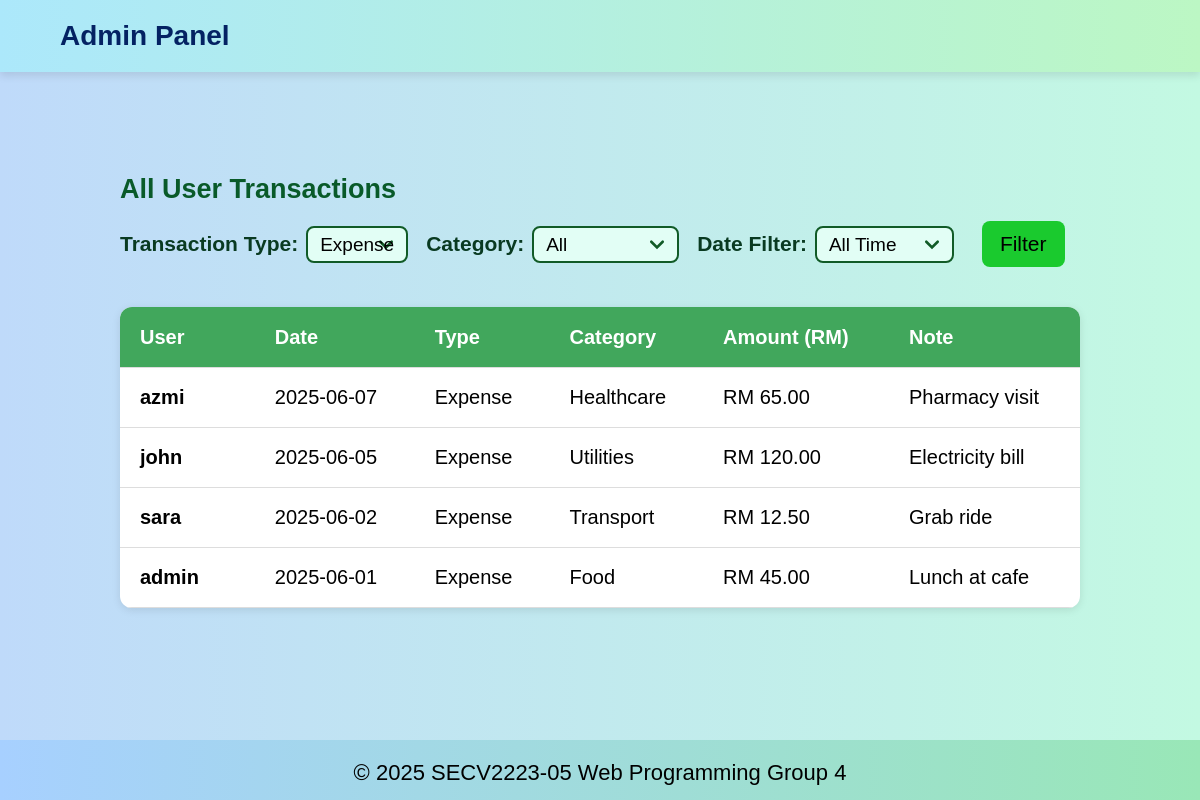
The app's page /admin_overview.php?type=expense (signed in) with its own data.
### tables this page shows
CREATE TABLE IF NOT EXISTS transactions (
    transaction_id INT AUTO_INCREMENT PRIMARY KEY,
    user_id INT NOT NULL,
    category_id INT NOT NULL,
    type ENUM('income', 'expense') NOT NULL,
    amount DECIMAL(10,2) NOT NULL,
    note TEXT,
    date DATE,
    FOREIGN KEY (user_id) REFERENCES users(user_id) ON DELETE CASCADE,
    FOREIGN KEY (category_id) REFERENCES categories(category_id) ON DELETE CASCADE
);

CREATE TABLE IF NOT EXISTS users (
    user_id INT AUTO_INCREMENT PRIMARY KEY,
    username VARCHAR(100) NOT NULL,
    email VARCHAR(100) NOT NULL UNIQUE,
    password VARCHAR(255) NOT NULL,
    role ENUM('user', 'admin') DEFAULT 'user'
);

CREATE TABLE IF NOT EXISTS categories (
    category_id INT AUTO_INCREMENT PRIMARY KEY,
    name VARCHAR(50) NOT NULL,
    type VARCHAR(50) NOT NULL  
);

### admin_overview.php (the view, shortened to what this page needs)
<?php
require_once 'admin_header.php';
require_once 'includes/db.php';
$transaction_type = $_GET['type'] ?? 'all';
$date_filter = $_GET['date_filter'] ?? '';
$sql_base = "SELECT t.*, c.name AS category_name, u.username
             FROM transactions t
             JOIN categories c ON t.category_id = c.category_id
             JOIN users u ON t.user_id = u.user_id
             WHERE 1";
$params = [];
$types = '';
if ($transaction_type !== 'all') {
    $sql_base .= " AND t.type = ?";
    $params[] = $transaction_type;
    $types .= 's';
}
$sql_base .= " ORDER BY t.date DESC, t.transaction_id DESC";
$stmt = $conn->prepare($sql_base);
if ($stmt && !empty($params)) {
    $stmt->bind_param($types, ...$params);
}
$stmt->execute();
$result = $stmt->get_result();
?>
<main class="overviewmain">
    <section id="overview">
        <h2>All User Transactions</h2>
        <form method="GET" action="admin_overview.php">
            <div class="filtergroup">
                <label for="transactionType">Transaction Type:</label>
                <select id="transactionType" name="type" onchange="this.form.submit()" required>
                    <?php $selectedType = $_GET['type'] ?? 'all'; ?>
                    <option value="expense" <?= $selectedType == 'expense' ? 'selected' : '' ?>>Expense</option>
                </select>
            </div>
            <div class="filtergroup">
                <label for="category">Category:</label>
                <select name="category" id="category">
                    <option value="">All</option>
                </select>
            </div>
            <div class="filtergroup">
                <label for="date_filter">Date Filter:</label>
                <select name="date_filter" id="date_filter">
                    <option value="" <?= $date_filter == '' ? 'selected' : '' ?>>All Time</option>
                </select>
            </div>
            <div class="filtergroup">
                <button type="submit" class="filterbtn">Filter</button>
            </div>
        </form>
        <table>
    <thead>
        <tr>
            <th>User</th>
            <th>Date</th>
            <th>Type</th>
            <th>Category</th>
            <th>Amount (RM)</th>
            <th>Note</th>
        </tr>
    </thead>
    <tbody>
    <?php
    if ($result->num_rows > 0):
        while ($row = $result->fetch_assoc()):
            ?>
            <tr>
                <td><strong><?= htmlspecialchars($row['username']) ?></strong></td>
                <td><?= htmlspecialchars($row['date']) ?></td>
                <td><?= ucfirst($row['type']) ?></td>
                <td><?= htmlspecialchars($row['category_name']) ?></td>
                <td>RM <?= number_format($row['amount'], 2) ?></td>
                <td><?= htmlspecialchars($row['note']) ?></td>
            </tr>
            <?php
        endwhile;
    else:
        echo "<tr><td colspan='6' style='text-align:center;'>No transactions found.</td></tr>";
    endif;
    ?>
    </tbody>
</table>
    </section>
</main>
<footer>
    <div class="footercontainer">
        <p>
            <span class="footeryear">&copy; <span id="current-year"></span> SECV2223-05</span>
            <span class="footergroup">Web Programming Group 4</span>
        </p>
    </div>
</footer>

### style.css (style rules this page uses)
* { padding: 0; margin: 0; font-family:'Trebuchet MS', 'Lucida Sans Unicode', 'Lucida Grande', 'Lucida Sans', Arial, sans-serif; box-sizing: border-box; }
html, body { margin: 0; padding: 0; width: 100%; background: linear-gradient(to left, #c3f9e2, #bfdafa); overflow-x: hidden; height: 100%; display: flex; flex-direction: column; }
body { flex-grow: 1; position: relative; z-index: 1; }
main { flex: 1 0 auto; padding-bottom: 500px; box-sizing: border-box; }
main { display: flex; justify-content: center; align-items: center; flex: 1; padding: 0 clamp(2rem, 1vw, 6rem); }
#overview { width: 100%; }
footer { position: static; left: 0; bottom: 0; flex-shrink: 0; height: 60px; font-size: 19px; width: 100%; padding: 15px 0; padding-top: 20px; z-index: 20; background: linear-gradient(to left, #99e7b7, #a7d0ff); }
.footeryear, .footergroup { display: block; text-align: center; }
.footeryear { margin-bottom: 6px; }
@media (min-width: 550px) { .footeryear, .footergroup { display: inline; } }
@media (min-width: 550px) { footer { font-size: clamp(21.3px, 2.5vw, 22px); } }
.footercontainer { display: flex; flex-direction: column; align-items: center; }
.footercontainer p { padding-bottom: 8px; }
table { width: 60%; border-collapse: collapse; margin-top: 30px; font-size: clamp(16px, 2vw, 20px); background-color: #fff; box-shadow: 0 2px 8px rgba(0,0,0,0.1); border-radius: 12px; overflow: hidden; }
table thead { background-color: #41a75c; color: white; text-align: left; }
table th, table td { padding: 16px 20px; border-bottom: 1px solid #ddd; min-width: 120px; height: 60px; text-align: left; vertical-align: middle; }
table tbody tr:last-child td { border-bottom: none; }
.overviewmain { display: flex; justify-content: center; align-items: center; margin: 2rem auto; }
#overview h2 { font-size: clamp(27px, 2.2vw, 30px); color: #095a29; margin-bottom: clamp(16px, 1vw, 20px); }
#overview form { display: flex; flex-wrap: wrap; flex-direction: column; align-items: flex-start; gap: 10px; margin-bottom: 10px; }
#overview .filtergroup { display: flex; flex-wrap: wrap; align-items: center; gap: 8px; }
.filtergroup label { font-size: clamp(21px, 1.6vw, 23px); font-weight: bold; color: #093a21; white-space: nowrap; gap: 50px; }
.filtergroup select { padding: 6px 12px; background-color: #e2fef5; border: 2px solid #115b27; border-radius: 8px; font-size: clamp(19px, 1.5vw, 21px); resize: vertical; transition: border-color 0.3s; }
.filtergroup select { appearance: none; background-repeat: no-repeat; background-position: right 12px center; background-size: 16px; }
.filterbtn { background-color: #1aca2e; padding: 11px 18px; font-size: clamp(21px, 1.6vw, 23px); border: none; border-radius: 8px; transition: background-color 0.3s; margin-bottom: 20px; }
#overview table { width: clamp(500px, 80vw, 1200px); border-collapse: collapse; margin-top: 20px; margin-bottom: 30px; font-size: clamp(16px, 2vw, 20px); background-color: #fff; box-shadow: 0 2px 8px rgba(0,0,0,0.1); border-radius: 12px; overflow: hidden; }
#overview table thead { background-color: #41a75c; color: white; text-align: left; }
#overview table th, #overview table td { padding: 16px 20px; border-bottom: 1px solid #ddd; min-width: 120px; height: 60px; text-align: left; vertical-align: middle; }
@media (min-width: 1030px) { #overview form { flex-direction: row; align-items: center; gap: 18px; } }
@media (min-width: 1030px) { .filterbtn { margin-left: 10px; } }
@media (min-width: 1030px) { #overview .filtergroup { margin-bottom: 20px; } }
@media (min-width: 1030px) { .filterbtn { margin-bottom: 0; } }

### records on screen
transactions: user.username "azmi", date "2025-06-07", type "Expense", category.name "Healthcare", amount "65.00", note "Pharmacy visit"
transactions: user.username "john", date "2025-06-05", type "Expense", category.name "Utilities", amount "120.00", note "Electricity bill"
transactions: user.username "sara", date "2025-06-02", type "Expense", category.name "Transport", amount "12.50", note "Grab ride"
transactions: user.username "admin", date "2025-06-01", type "Expense", category.name "Food", amount "45.00", note "Lunch at cafe"
